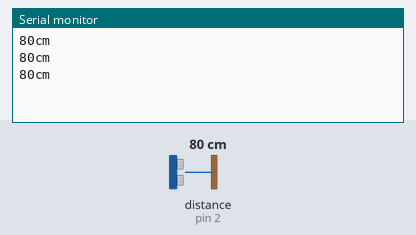
This sketch was run on a simulated Arduino Uno, built with avr-gcc and run on an emulated ATmega328P. Parts: the last lines printed to the serial monitor. The inputs (shaded band) are chosen by the test bench; at power-on: distance to the obstacle (sensor on pin 2) 80 cm. The echo pulse lasts 58.3 µs per cm.

Above: at 1.3 s.
1.4 s: distance to the obstacle (sensor on pin 2) set to 2 cm
At 2.2 s:
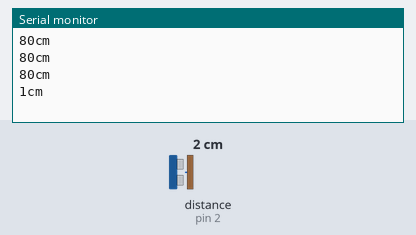
2.9 s: distance to the obstacle (sensor on pin 2) set to 4 cm
At 6.2 s:
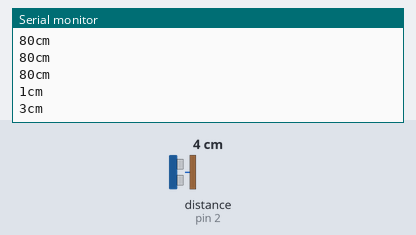
Timing chart, 0 to 7.7 s (numbered marks = the images above; inputs shaded):
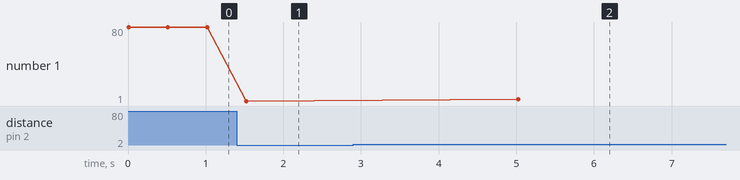

Measured:
- after the input at 1.4 s, the serial monitor: prints a new line after 0.12 s (image 1)
- after the input at 2.9 s, the serial monitor: prints a new line after 2.1 s (image 2)
- plotted number 1: 80 → 1 after the input at 1.4 s, 1 → 3 after the input at 2.9 s

The sketch:

ultrasonic.ino
```cpp
// Ultrasonic sensor to start game

#define MAX_DISTANCE 200
int LED1 = 13;
int LED2 = 12;
int LED3 = 11;
int LED4 = 10;
int trigPin = 1;
int echoPin = 2;

void setup(){
 Serial.begin(9600);
 pinMode(trigPin, OUTPUT);
 pinMode(echoPin, INPUT);
}

void loop(){
 int duration, distance;
 digitalWrite(trigPin, LOW); // start of wave proccess
 delayMicroseconds(500); // = 1 millisecond delay
 digitalWrite(trigPin, HIGH); // sends out first wave
 delayMicroseconds(1000);
 digitalWrite(trigPin, LOW);
 duration = pulseIn(echoPin, HIGH); // time taken for wave to return
 distance = (duration/2) / 29.1; // converts duration to distance in cm
 Serial.print(distance);
 Serial.println("cm");
 delay(500);

 if(distance < 20)
 {
   digitalWrite(LED1, HIGH);
   digitalWrite(LED2, HIGH);
   digitalWrite(LED3, HIGH);
   digitalWrite(LED4, HIGH);
   delay(500);
   digitalWrite(LED1, LOW);
   digitalWrite(LED2, LOW);
   digitalWrite(LED3, LOW);
   digitalWrite(LED4, LOW);
   delay(500);
   digitalWrite(LED1, HIGH);
   digitalWrite(LED2, HIGH);
   digitalWrite(LED3, HIGH);
   digitalWrite(LED4, HIGH);
   delay(500);
   digitalWrite(LED1, LOW);
   digitalWrite(LED2, LOW);
   digitalWrite(LED3, LOW);
   digitalWrite(LED4, LOW);
   delay(500);
   digitalWrite(LED1, HIGH);
   digitalWrite(LED2, HIGH);
   digitalWrite(LED3, HIGH);
   digitalWrite(LED4, HIGH);
   delay(500);
   digitalWrite(LED1, LOW);
   digitalWrite(LED2, LOW);
   digitalWrite(LED3, LOW);
   digitalWrite(LED4, LOW);
   delay(500);
//insert kelly's work
 }
  else {
    digitalWrite(LED3, HIGH);
    //play demo
       }
           }//end loop
```
